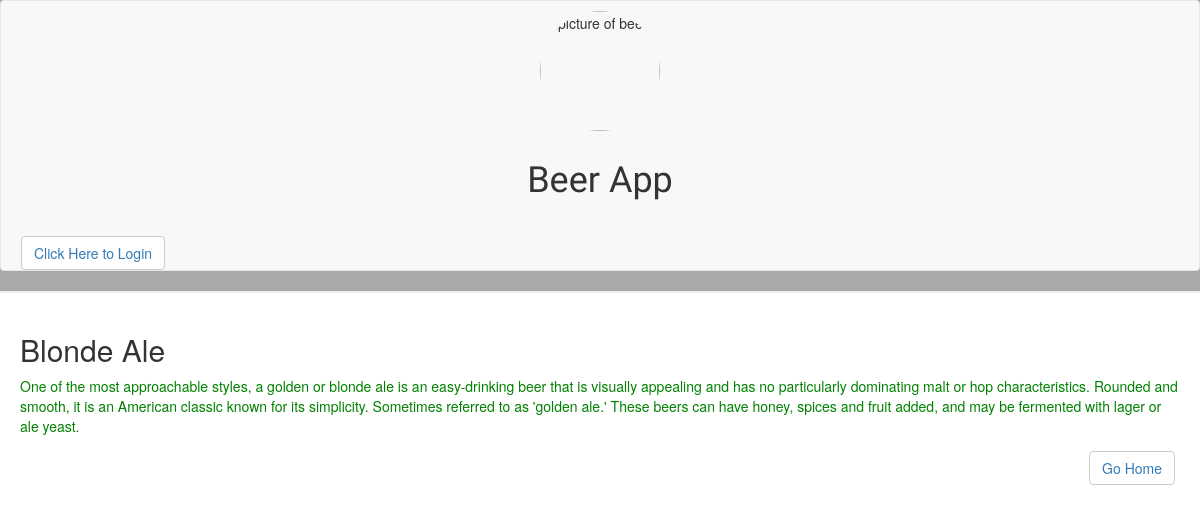
/beer/1/2/, run on the app's committed database.
### database_setup.py (models this page shows, shortened)
class MenuItem(Base):
    __tablename__ = 'menu_item'
    name = Column(String(80), nullable = False)
    id = Column(Integer, primary_key = True)
    description = Column(String(250))
    beer_id = Column(Integer, ForeignKey('beer.id'))
    beer = relationship(Beer)
    user_id = Column(Integer, ForeignKey('user.id'))
    uer = relationship(User)

### project.py (the view)
@app.route('/beer/<int:beer_id>/<int:menu_id>/')
def showItem(beer_id, menu_id):
    items = session.query(MenuItem).filter_by(
        id=menu_id).one()
    return render_template('item.html', items=items, login=login_session)

### templates/item.html (shortened to what this page needs)
<html>
<head>
	<link rel=stylesheet type=text/css href="{{ url_for('static', filename='styles.css') }}">
	<link rel=stylesheet type=text/css href="{{ url_for('static', filename='bootstrap.min.css') }}">
</head>
<body>
<header>
	<nav class= "navbar navbar-default">
		<div class="container-fluid">
			<div class="row">
				<img src="{{ url_for('static', filename='drink-beer.jpg') }}" class="logo" alt="picture of beer">
				<h1 class="app">Beer App</h1>
			</div>
		</div>
		<div class="col-xs-8">
			{%if 'username' not in login %}
			<button class="btn btn-default"><a href="{{url_for('showLogin')}}">Click Here to Login </a></button>
			{% else %}
			<button class="btn btn-default"><a href="{{url_for('gdisconnect')}}">Logout </a></button>
			{% endif %}
		</div>
</header>
<div class = 'pane'>
	    <h2>{{items.name}}</h2>
		<p>{{items.description}}</p>
       	<button class="btn btn-default go-home-button"><a href="{{ url_for('showAll') }}">Go Home </a></button>
    </div>
</body>
</html>

### static/styles.css (style rules this page uses)
header { border-bottom: 2px solid #eee; background-color: #A9A9A9; }
body { display: flex; flex-direction: column; max-width: 100%; min-width: 200px; margin: 48px auto 32px; font-family: 'Titillium Web', sans-serif; background-image: }
p { color: green; }
a { text-decoration: none; font-size: 1em; }
.app { padding-top: 10px; padding-bottom: 10px; text-align: center; font-family: 'Rammetto One', cursive; }
.logo { height: 120px; width: 120px; border-radius: 50%; justify-content: flex-start; margin-top: 50px; margin-bottom: 10px; align-items: center; display: block; margin: 0 auto; }
.pane { padding:20px; }
.btn { padding:5px 15px; background:#ccc; border:0 none; cursor:pointer; -webkit-border-radius: 5px; border-radius: 5px; margin: 5px; text-decoration: none; }
.go-home-button { display: block; float: right; }
.container-fluid { padding: 5px; margin: 5px; border-color: #999999; background-color: ##696969; }

### data on the page
MenuItem: name "Blonde Ale", description "One of the most approachable styles, a golden or blonde ale is an easy-drinking beer that is visually appealing and has no particularly dominating malt or hop characteristics. Rounded and smooth, it is an American classic known for its simplicity. Sometimes referred to as 'golden ale.' These beers can have honey, spices and fruit added, and may be fermented with lager or ale yeast."
